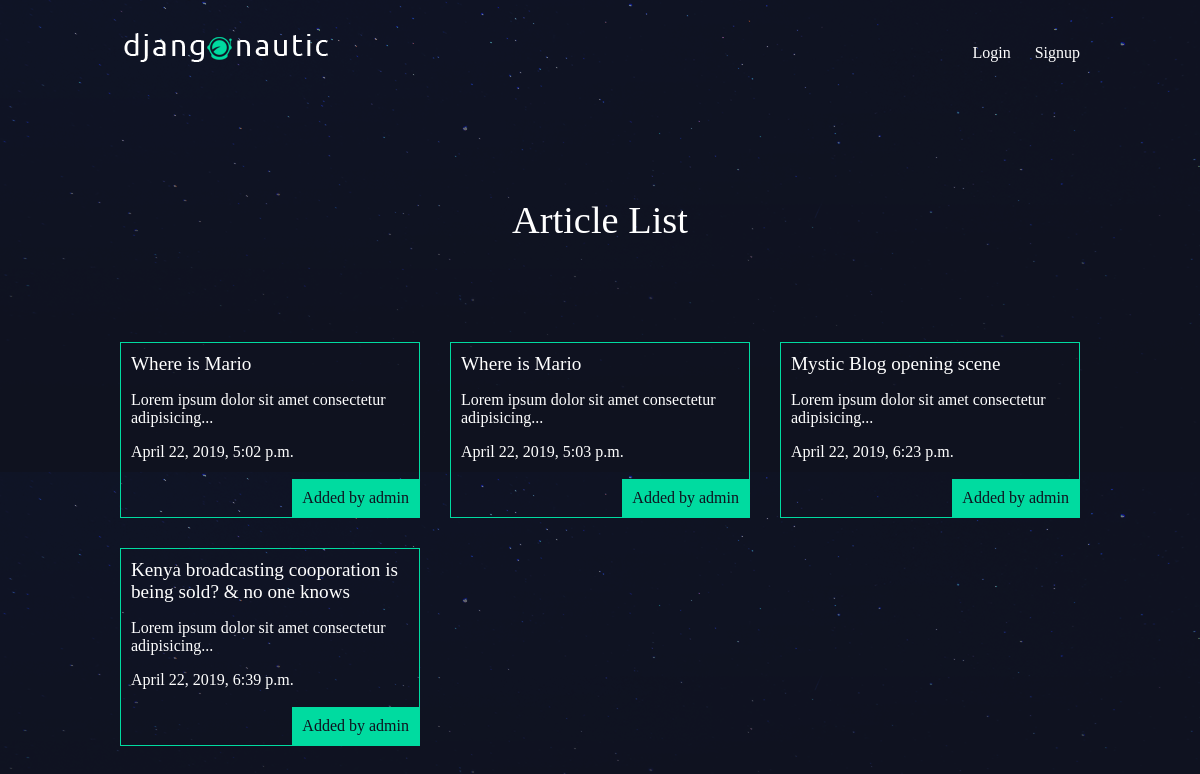
The app's page /articles/ with its own data.
### articles/models.py (models this page shows, shortened)
class Article(models.Model):
    title=models.CharField(max_length=100)
    slug=models.SlugField()
    body=models.TextField()
    date=models.DateTimeField(auto_now_add=True)
    thumb=models.ImageField(default='default.png', blank=True)
    author=models.ForeignKey(User, default=None, on_delete=models.CASCADE)
    def snippet(self):
        return self.body[:50]+"..."

### articles/views.py (the view)
# urls.py: path('', views.article_list,name='list'),
def article_list(request):
    articles=Article.objects.all().order_by('date')
    return render(request,"articles/article_list.html",{'articles':articles})

### articles/templates/articles/article_list.html
{% extends "base_template.html" %}
{% block content %}
<h1>Article List</h1>
    <div class="articles">
        {% for article in articles %}
            <div class="article">
                <h2><a href="{% url 'articles:detail' slug=article.slug %}">{{article.title}}</a></h2>
                <p>{{article.snippet}}</p>
                <p>{{article.date}}</p>
                <p class="author">Added by {{article.author.username}}</p>
            </div>
        {% endfor %}
    </div>
{% endblock %}

### assets/style.css (style rules this page uses)
body { background-color: #0f121f; background-image: url(stars.png); background-repeat-y: no-repeat; color: #fff; }
body * { font-family: Ubuntu; }
h1, h2, h3, h4, h5 { font-weight: normal; margin: 0; }
a, a:hover, a:visited { color: #fff; text-decoration: none; }
div.wrapper h1 { text-align:center; margin:100px auto; font-size:2.4em; }
.articles { display: grid; grid-template-columns: 1fr 1fr 1fr; grid-gap: 30px; }
.article { padding: 10px; border: 1px solid #00dba0; position: relative; padding-bottom: 40px; }
.article h2 { font-size: 1.2em; }
.article .author { padding:10px; background: #00dba0; position: absolute; right: 0; bottom: 0; margin: 0; color: #0f121f; }

### records on screen
Article: title "Where is Mario", snippet "Lorem ipsum dolor sit amet consectetur adipisicing...", date "April 22, 2019, 5:02 p.m.", author.username "admin"
Article: title "Where is Mario", snippet "Lorem ipsum dolor sit amet consectetur adipisicing...", date "April 22, 2019, 5:03 p.m.", author.username "admin"
Article: title "Mystic Blog opening scene", snippet "Lorem ipsum dolor sit amet consectetur adipisicing...", date "April 22, 2019, 6:23 p.m.", author.username "admin"
Article: title "Kenya broadcasting cooporation is being sold? & no one knows", snippet "Lorem ipsum dolor sit amet consectetur adipisicing...", date "April 22, 2019, 6:39 p.m.", author.username "admin"
